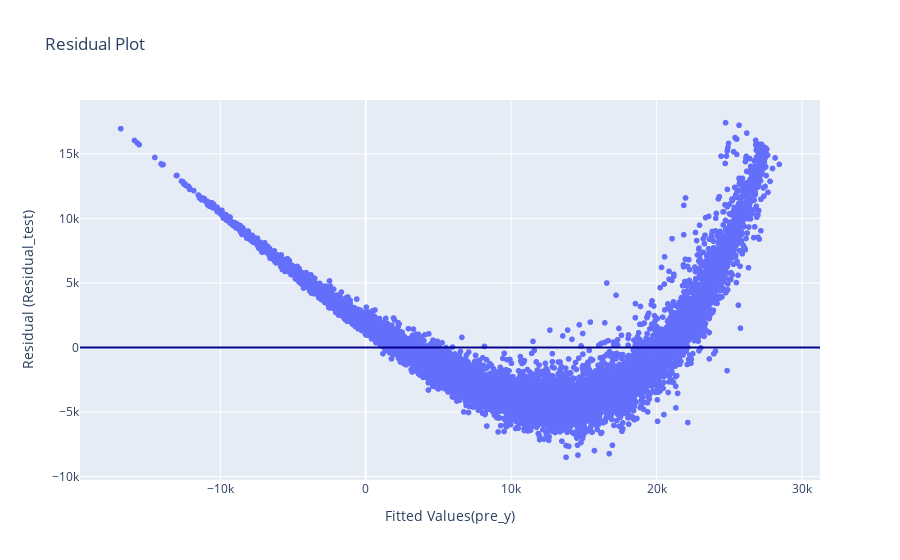

Here is the notebook cell this chart was saved with:
### Code cell
residual_test = y_test - pre_y

fig = px.scatter(x = pre_y, y = residual_test, title = 'Residual Plot')
fig.add_hline(y = 0, line_color = 'darkblue')
fig.update_layout(xaxis_title = 'Fitted Values(pre_y)', yaxis_title = 'Residual (Residual_test)')
fig.show()

### Figure 1 — Plotly figure (JSON) as saved in the notebook; plotly's stock layout.template omitted (floating-point values rounded to 4 significant figures; data arrays with more than 128 entries replaced by an {"elided": "..."} marker saying what was removed)
{"data": [{"hovertemplate": "x=%{x}<br>y=%{y}<extra></extra>", "legendgroup": "", "marker": {"color": "#636efa", "symbol": "circle"}, "mode": "markers", "name": "", "showlegend": false, "type": "scattergl", "x": {"elided": "9468 float values"}, "xaxis": "x", "y": {"elided": "9468 float values"}, "yaxis": "y"}], "layout": {"legend": {"tracegroupgap": 0}, "shapes": [{"line": {"color": "darkblue"}, "type": "line", "x0": 0, "x1": 1, "xref": "x domain", "y0": 0, "y1": 0, "yref": "y"}], "title": {"text": "Residual Plot"}, "xaxis": {"anchor": "y", "domain": [0, 1], "title": {"text": "Fitted Values(pre_y)"}}, "yaxis": {"anchor": "x", "domain": [0, 1], "title": {"text": "Residual (Residual_test)"}}}}
